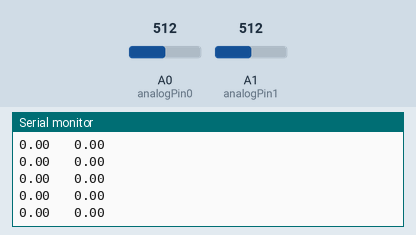
The sketch below on a simulated Arduino Uno, built with avr-gcc and run on an emulated ATmega328P. Shown: the last lines printed to the serial monitor. The inputs (shaded band) are chosen by the test bench; at power-on: A0 (analogPin0) = 512, A1 (analogPin1) = 512.

Above: at 1.2 s.
1.3 s: A0 (analogPin0) set to 497
At 2.3 s:
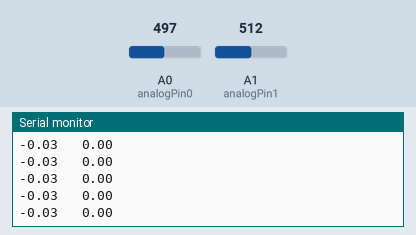
4.3 s: A1 (analogPin1) set to 716
At 5.1 s:
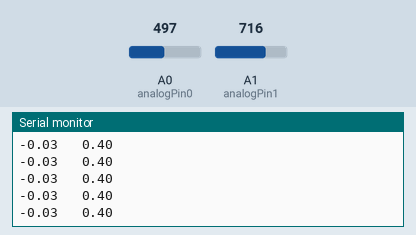
7.3 s: A0 (analogPin0) set to 511
At 7.8 s:
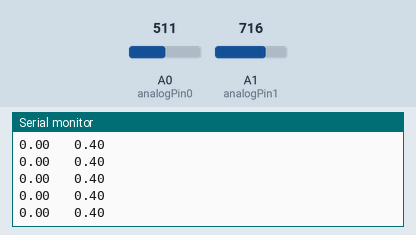
8.8 s: A1 (analogPin1) set to 900
At 9.5 s:
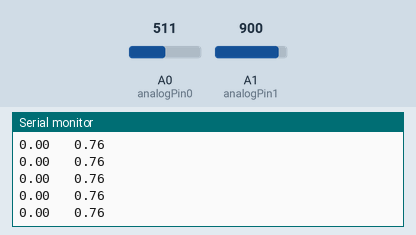
Timing chart, 0 to 11.3 s (numbered marks = the images above; inputs shaded):
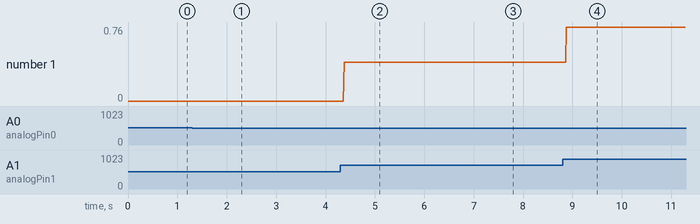

The sketch:

Joystick.ino
```cpp
int analogPin0 = A0;
int analogPin1 = A1;

double xPos = 0;
double yPos = 0;
double xMap = 0;
double yMap = 0;

void setup() {
     Serial.begin(9600);
     pinMode(analogPin0, INPUT);
     pinMode(analogPin1, INPUT);
}

void loop() {
  xPos = analogRead(analogPin0);
  yPos = analogRead(analogPin1);

  xMap = (xPos-511)/512;
  yMap = (yPos-511)/512;

  //Serial.print(xPos);
  //Serial.print(" \t");
  Serial.print(xMap);
  Serial.print(" \t");
  //Serial.print(yPos);
  //Serial.print(" \t");
  Serial.println(yMap);
}
```

Measured:
- after the input at 1.3 s, the serial monitor: prints a new line after 0.07 s (image 1)
- after the input at 4.3 s, the serial monitor: prints a new line after 0.07 s (image 2)
- after the input at 7.3 s, the serial monitor: prints a new line after 0.08 s (image 3)
- after the input at 8.8 s, the serial monitor: prints a new line after 0.07 s (image 4)
- plotted number 1: 0 → 0.4 after the input at 4.3 s, 0.4 → 0.76 after the input at 8.8 s
